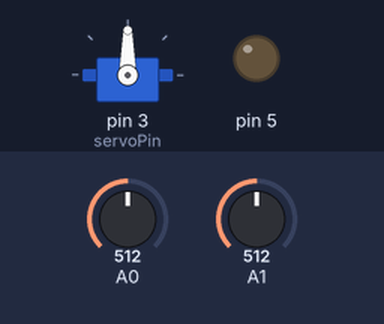
A sketch run on a simulated Arduino Uno, built with avr-gcc and run on an emulated ATmega328P. Parts: servo, output pins drawn as LEDs (lit = HIGH). The inputs (shaded band) are chosen by the test bench; at power-on: A0 = 512, A1 = 512.

Above: at 1.2 s.
1.3 s: A0 set to 716
At 2.3 s:
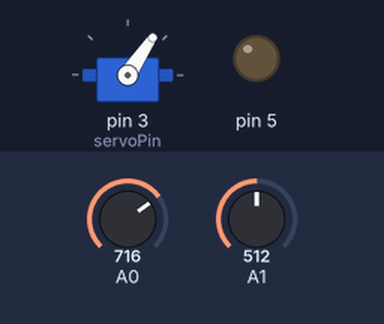
2.8 s: A0 set to 900
At 3.5 s:
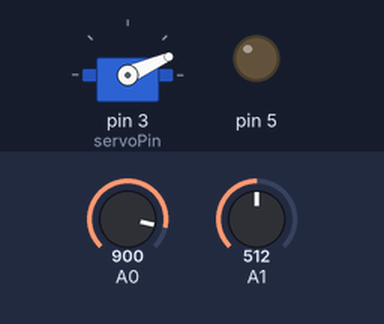
4.3 s: A0 set to 1023
At 4.6 s:
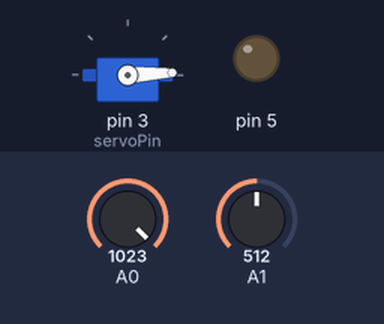
5.8 s: A0 set to 306
At 6.9 s:
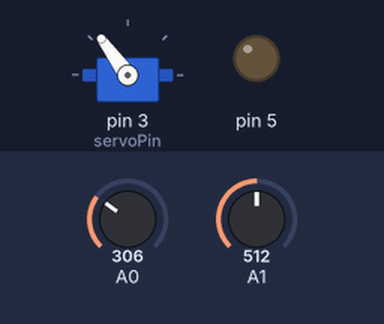
7.3 s: A0 set to 122
At 8.1 s:
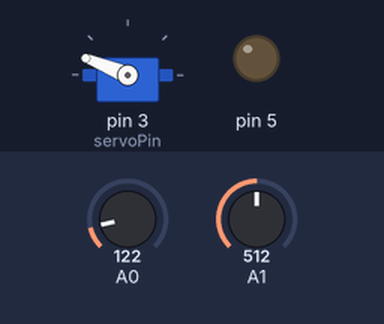
8.8 s: A0 set to 511
At 9.2 s:
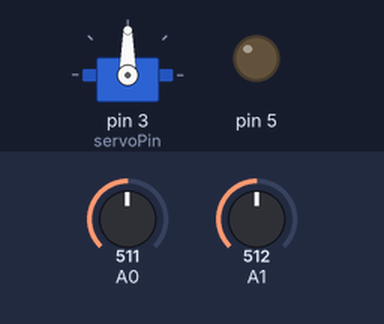
Timing chart, 0 to 11.3 s (numbered marks = the images above; inputs shaded):
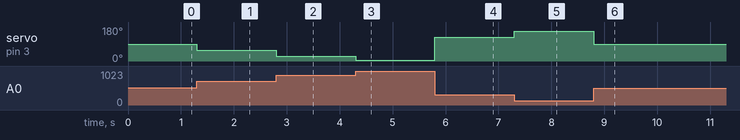

Measured:
- after the input at 1.3 s, servo on pin 3 (servoPin): 90° → 56° at once
- after the input at 2.8 s, servo on pin 3 (servoPin): 56° → 24° at once
- after the input at 4.3 s, servo on pin 3 (servoPin): 24° → 3° at once
- after the input at 5.8 s, servo on pin 3 (servoPin): 3° → 126° at once
- after the input at 7.3 s, servo on pin 3 (servoPin): 126° → 158° at once
- after the input at 8.8 s, servo on pin 3 (servoPin): 158° → 90° at once

The sketch:

motor_servo_controller.ino
```cpp
#include <Servo.h>

Servo myServo;
int servoPin = 3;

void setup() {
  pinMode(A0, INPUT);
  pinMode(A1, INPUT);

  pinMode(3, OUTPUT);
  pinMode(5, OUTPUT);
  Serial.begin(9600);
  myServo.attach(servoPin);
}

void loop() {
  float x = analogRead(A0);
  int y = analogRead(A1);

  x = ((-(x-520)/522)*90 + 90);
  y = abs(((y-513)/522)*255);

  if (y < 5) {
    y = 0;
  }

  if (abs(x-90) < 3) x = 90;
  analogWrite(5, y);
  myServo.write(x);
}
```
